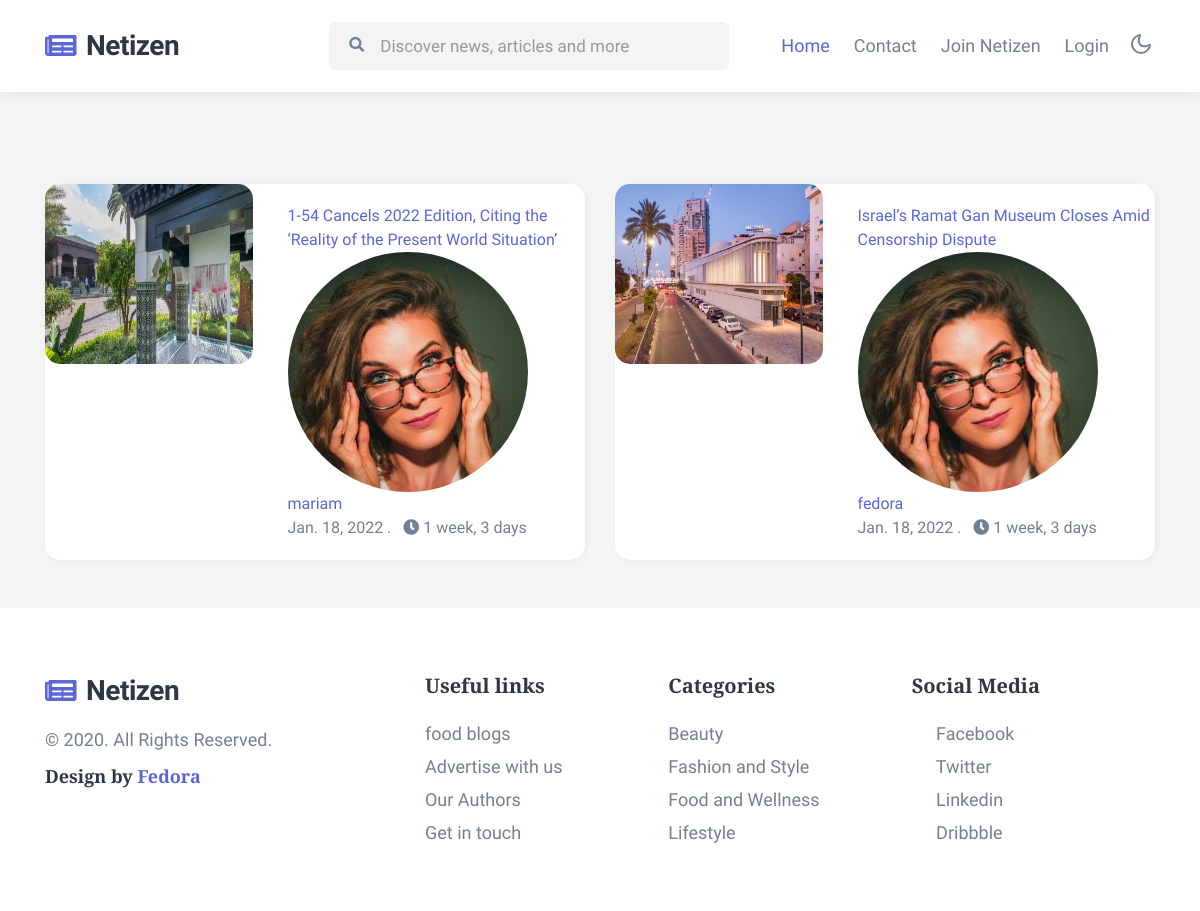
Page /category/1/ on the committed database.
### posts/models.py (models this page shows, shortened)
class Post(models.Model):
	category = models.ForeignKey(Category, on_delete=models.CASCADE )
	author = models.ForeignKey(User, related_name="author", on_delete=models.CASCADE, blank = True, null=True)
	title = models.CharField(max_length = 200)
	image = models.ImageField(blank = True, upload_to = 'images', null = True)
	details = RichTextField()
	liked = models.ManyToManyField(User, blank=True, related_name='liked')
	created = models.DateField(auto_now_add = True)
	updated = models.DateField(auto_now = True)

### home/views.py (the view)
# urls.py: path('category/<str:id>/', views.category, name = 'category'),
def category(request, id):
	user = request.user
	category = Post.objects.filter(category_id = id)
	category_count = Post.objects.filter(category_id = id).count()
	context = {
		'category':category,
		'user':user,
		'category_count':category_count,
	}
	return render(request, 'category.html', context)

### posts/templates/category.html
{% extends 'base.html' %}
{% block content %}
{% include 'temps/category_sort.html' %}
{% endblock %}

### home/templates/temps/category_sort.html (shortened to what this page needs)
<div class="container py-lg-5 py-md-4">
    <div class="left-right">
    </div>
    <div class="row">
        {% if category_count == 0 %}
            <div >
                <h1>No FilterSet Found</h1>
            </div>
        {% else %}
        {% for x in category reversed %}
        <div class="col-lg-6">
            <div class="bg-clr-white hover-box">
                <div class="row">
                    <div class="col-sm-5 position-relative">
                        <a href="/article/postDetail/{{x.id}}" class="image-mobile">
                            <img class="card-img-bottom d-block radius-image-full" style="height: 180px;" src="{{x.image.url}}"
                                alt="Card image cap">
                        </a>
                    </div>
                    <div class="col-sm-7 card-body blog-details align-self">
                        <a href="/article/postDetail/{{x.id}}" class="blog-desc">{{x.title}}
                        </a>
                        <div class="author align-items-center">
                            <img src="assets/images/a1.jpg" alt="" class="img-fluid rounded-circle" />
                            <ul class="blog-meta">
                                <li>
                                    <a href="author.html">{{x.author}}</a> </a>
                                </li>
                                <li class="meta-item blog-lesson">
                                    <span class="meta-value"> {{x.created}} </span>. <span
                                        class="meta-value ml-2"><span class="fa fa-clock-o"></span> {{x.created|timesince}}</span>
                                </li>
                            </ul>
                        </div>
                    </div>
                </div>
            </div>
        </div>
    {% endfor %}
    {% endif %}
    </div>
</div>

### rows in the picture
Post: image (picture), title "1-54 Cancels 2022 Edition, Citing the ‘Reality of the Present World Situation’", author "mariam", created "Jan. 18, 2022", created "1 week, 3 days"
Post: image (picture), title "Israel’s Ramat Gan Museum Closes Amid Censorship Dispute", author "fedora", created "Jan. 18, 2022", created "1 week, 3 days"
